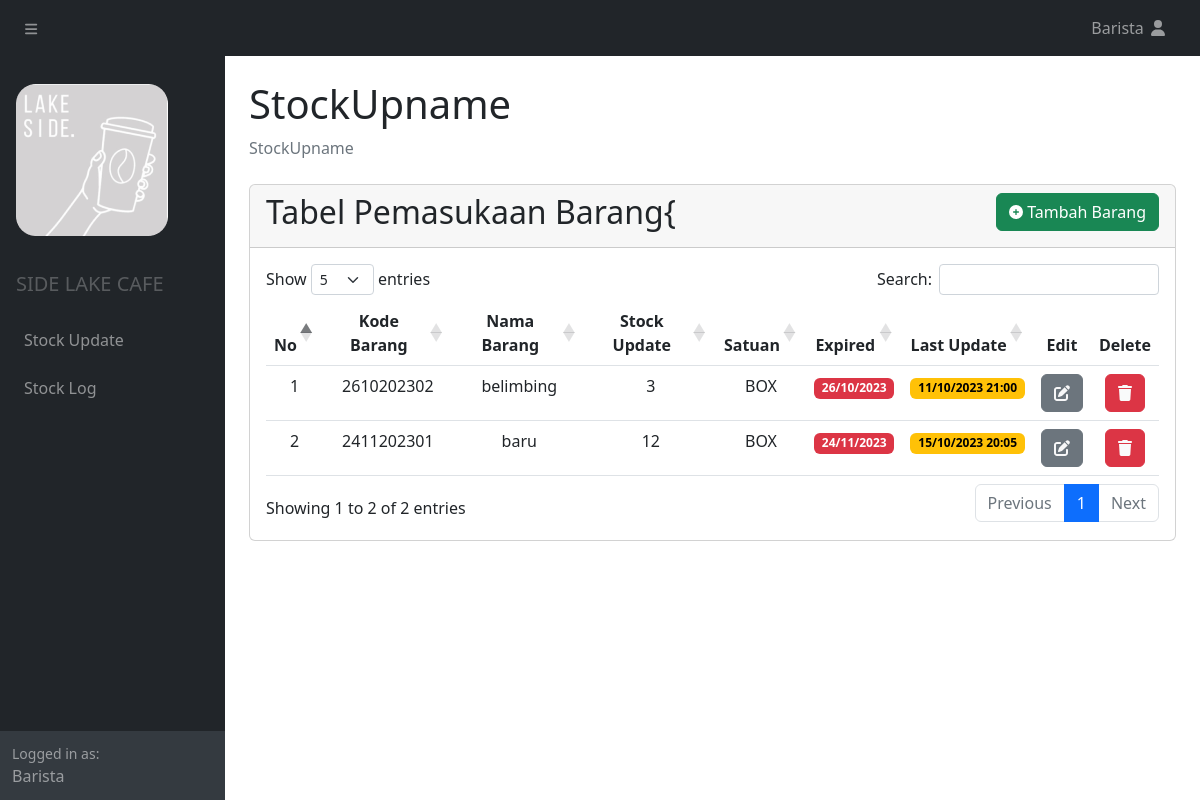
/stock/edit/2610202302, run on the app's committed database.
### stock/models.py (models this page shows, shortened)
class Stock(models.Model):
    stock_id = models.CharField(primary_key=True, max_length=11)
    nama = models.CharField(max_length=50)
    jumlah = models.IntegerField()
    satuan = models.CharField(max_length=10, blank=True, null=True)
    expired = models.DateField()
    last_update = models.DateTimeField(auto_now=True)
    jenis = models.CharField(
        max_length=7,
        choices=[(choice.value, choice.name) for choice in JenisEvent],
        default=JenisEvent.MASUK.value
    )

### stock/views.py (the view)
# urls.py: path('/edit/<str:stock_id>', views.edit_stock, name='stock-edit'),
def edit_stock(request, stock_id):
     if request.method == 'POST' :
        data = request.POST
        namabarang = data.get('nama')
        stock = data.get('jumlah')
        satuan = data.get('satuan')
        expired = data.get('expired')
        input_date = datetime.strptime(expired, '%m/%d/%Y')
        formatted_date = input_date.strftime('%Y-%m-%d')
        res = Stock.objects.get(pk = stock_id)
        res.nama = namabarang
        res.jumlah = stock
        res.satuan = satuan
        res.expired = formatted_date
        res.save()
        return redirect('stock-index')
     elif request.method == 'GET' :
        edit = Stock.objects.get(pk = stock_id)
        stocks = Stock.objects.all()
        context = {'data': edit, 'stocks': stocks}
        return render(request, 'stock/StockUp.html', context)

### stock/templates/stock/StockUp.html (shortened to what this page needs)
{% load static %}
<!DOCTYPE html>
<html lang="en">
<head>
    <link rel="stylesheet" href="https://cdnjs.cloudflare.com/ajax/libs/bootstrap-datepicker/1.9.0/css/bootstrap-datepicker.min.css">
    <link rel="stylesheet" href="//code.jquery.com/ui/1.13.2/themes/base/jquery-ui.css">
    <link href="{% static 'css/styles.css' %}" rel="stylesheet" />
    <link href="https://cdnjs.cloudflare.com/ajax/libs/twitter-bootstrap/5.2.0/css/bootstrap.min.css"
        rel="stylesheet"/>
    <link href="https://cdn.datatables.net/1.13.4/css/dataTables.bootstrap5.min.css" rel="stylesheet" />
</head>
<body class="sb-nav-fixed">
    <nav class="sb-topnav navbar navbar-expand navbar-dark bg-dark">
        <a class="navbar-brand ps-3" href="{% url 'stock-index' %}">
            <button class="btn btn-link btn-sm order-1 order-lg-0 me-4 me-lg-0" id="sidebarToggle" href="#!">
                <i class="fas fa-bars"></i>
            </button>
        </a>
        <ul class="navbar-nav ms-auto ms-md-0 me-3 me-lg-4">
            <a class="nav-link" role="button" aria-expanded="false"> Barista <i class="fas fa-user fa-fw"></i></a>
        </ul>
    </nav>
    <div id="layoutSidenav">
        <div id="layoutSidenav_nav">
            <nav class="sb-sidenav accordion sb-sidenav-dark" id="sidenavAccordion" aria-label="">
                <div class="sb-sidenav-menu">
                    <div class="nav">
                        <div class="sb-sidenav-menu-heading">
                            <img src="{% static 'assets/img/Picture1.png' %}" alt="png">
                            <br><br>
                            <br>
                            <h5 class="nameCafe">
                                Side Lake Cafe
                            </h5>
                        </div>
                        <a class="nav-link" href="{% url 'stock-update' %}">
                            Stock Update
                        </a>
                        <a class="nav-link" href="{% url 'stock-log' %}">
                            Stock Log
                        </a>
                    </div>
                </div>
                <div class="sb-sidenav-footer">
                    <div class="small">Logged in as:</div>
                    Barista
                </div>
            </nav>
        </div>
        <div id="layoutSidenav_content">
            <main>
                <div class="container-fluid px-4">
                    <h1 class="mt-4">StockUpname</h1>
                    <ol class="breadcrumb mb-4">
                        <li class="breadcrumb-item active">StockUpname</li>
                    </ol>
                    <div class="card mb-4">
                        <div class="card-header">
                            <div class="row">
                                <div class="col-sm-6">
                                    <h2>Tabel Pemasukaan Barang{</h2>
                                </div>
                                <div class="col-sm-6 text-end">
                                    <button type="button" class="btn btn-success" data-bs-toggle="modal" data-bs-target="#staticBackdrop">
                                        <i class="fa-solid fa-circle-plus fa-sm" style="color: #ffffff;"></i>
                                        <span>Tambah Barang </span>
                                    </button>
                                </div>
                            </div>
                        </div>
                        <div class="card-body">
                            <table id="example" class="table table-hover" style="width:100%; text-align: center;">
                                <thead style="position: sticky !important; top: 56px; background: white;">
                                    <tr>
                                        <th style="text-align: center;">No</th>
                                        <th style="text-align: center;">Kode Barang</th>
                                        <th style="text-align: center;">Nama Barang</th>
                                        <th style="text-align: center;">Stock Update</th>
                                        <th style="text-align: center;">Satuan</th>
                                        <th style="text-align: center;">Expired</th>
                                        <th style="text-align: center;">Last Update</th>
                                        <th style="text-align: center;">Edit</th>
                                        <th style="text-align: center;">Delete</th>
                                    </tr>
                                </thead>
                                <tbody>
                                    {% for stock in stocks %}
                                    <tr>
                                        <td>{{ forloop.counter }}</td>
                                        <td>{{ stock.stock_id }}</td>
                                        <td>{{ stock.nama }}</td>
                                        <td>{{ stock.jumlah }}</td>
                                        <td>{{ stock.satuan }}</td>
                                        <td><span class="badge text-bg-danger">{{ stock.expired|date:"d/m/Y" }}</span></td>
                                        <td><span class="badge text-bg-warning">{{ stock.last_update|date:"d/m/Y H:i"}}</span></td>
                                        <td>
                                            <a class="btn btn-secondary" data-bs-toggle="modal" data-bs-target="#staticBackdrop2" href="{%url 'stock-edit' stock_id=stock.stock_id %}">
                                                <i class="fa-solid fa-pen-to-square" style="color: #f7f7f8;"></i>
                                            </a>
                                        </td>
                                        <td>
                                            <a class="btn btn-danger" href="{%url 'stock-delete' stock_id=stock.stock_id %}" >
                                                <i class="fa-solid fa-trash" style="color: #f9fafa;"></i>
                                            </a>
                                        </td>
                                    </tr>
                                    {% endfor %}
                                </tbody>
                            </table>
                        </div>
                    </div>
                </div>
            </main>
        </div>
    </div>
</body>
</html>

### data on the page
Stock: stock_id "2610202302", nama "belimbing", jumlah "3", satuan "BOX", expired "26/10/2023", last_update "11/10/2023 21:00"
Stock: stock_id "2411202301", nama "baru", jumlah "12", satuan "BOX", expired "24/11/2023", last_update "15/10/2023 20:05"
